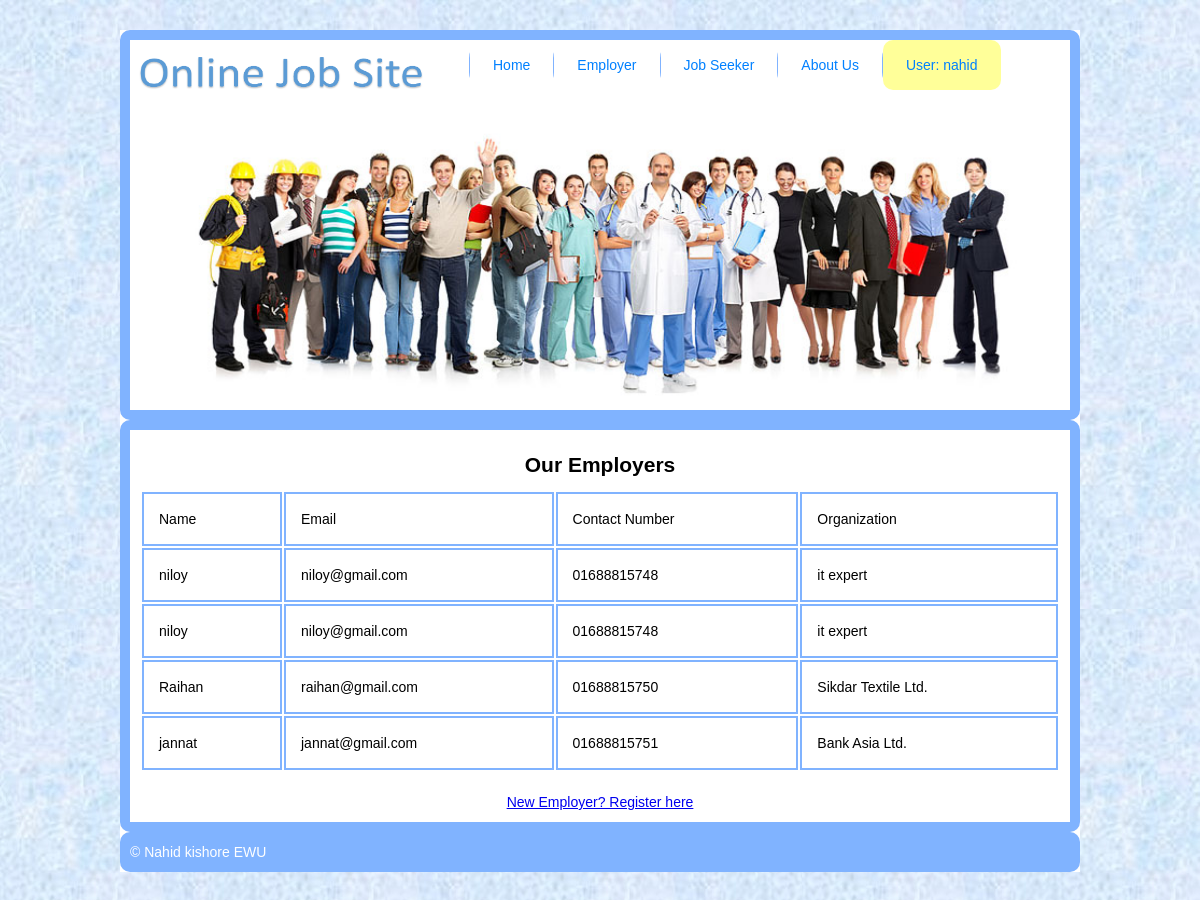
The app's page /Employer.php (signed in) with its own data.
### tables this page shows
CREATE TABLE `employer` (
  `Name` varchar(100) NOT NULL,
  `Email` varchar(100) NOT NULL,
  `ContactNo` varchar(100) NOT NULL,
  `Username` varchar(100) NOT NULL,
  `Password` varchar(100) NOT NULL,
  `Org_name` varchar(100) NOT NULL
);

### Employer.php (the view, shortened to what this page needs)
<!DOCTYPE html>
<?php
if(isset($_SESSION["Username"])){
	$userProfile=$_SESSION["Username"];
	$ut=$_SESSION["Usertype"];
	$flag=1;
}
else{
	$flag=0;
}
$conn = new mysqli("localhost", "root", "", "job");
$sql = "SELECT * FROM employer";
$result = mysqli_query($conn, $sql);
?>
<html>
<head>
	<link rel="stylesheet" type="text/css" href="all.css">
</head>
<body>
<div class="main">
	<div class="header">
		<img src="images/logo.png" width="300" height="70">
		<ul>
			<li><a href="index.php">Home</a></li>
			<li><a href="Employer.php">Employer</a></li>
			<li><a href="JobSeeker.php">Job Seeker</a></li>
			<li><a href="AboutUs.php">About Us</a></li>
			<?php
			if($flag==1){
				if($ut==1){
					echo "<li><a href='JobSeekerProfile.php' style='background: #ffff99;border-radius:10px'>User: ".$userProfile."</a></li>";
				}
				elseif ($ut==2) {
					echo "<li><a href='EmployerProfile.php' style='background: #ffff99;border-radius:10px'>User: ".$userProfile."</a></li>";
				}
				else{
					echo "<li><a href='AdministratorProfile.php' style='background: #ffff99;border-radius:10px'>User: ".$userProfile."</a></li>";
				}
			}
			else{
				echo "
				<li><a href='login.php'>Login</a></li>
				<li><a href='register.php'>Register</a></li>
				";
			}
			?>
		</ul>
		<img id="pic" src="images/bigpicture.jpg" alt="" width="960" height="300" />
	</div>
	<div class="content">
		<center><h2>Our Employers</h2></center>
		<table class="tt">
		<tr>
			<td>Name</td>
			<td>Email</td>
			<td>Contact Number</td>
			<td>Organization</td>
		</tr>
		<?php
		if ($result->num_rows > 0) {
		    while($row = $result->fetch_assoc()) {
		    	$name=$row["Name"];
		    	$email=$row["Email"];
		    	$contact=$row["ContactNo"];
		    	$address=$row["Org_name"];
		    	echo "<tr><td>$name</td><td>$email</td><td>$contact</td><td>$address</td></tr>";
		    }
		} else {
		    echo "0 results";
		}
		?>
		</table><br>
		<center><a href="EmployerReg.php">New Employer? Register here</a></center>
	</div>
	<div class="footer">&copy Nahid kishore EWU</div>
</div>
</body>
</html>

### all.css (style rules this page uses)
* { margin:0;padding:0 }
body { font-family:Arial;font-size:14px;line-height:20px;color:black;background:url(images/back.jpg); }
.main { width:960px;margin:30px auto;display:block;overflow:hidden;background: #fff; }
.header { overflow: hidden;border: 10px solid #80b3ff;border-radius: 10px }
.header img { float: left;border-right: 39px solid #fff }
.header ul { list-style:none }
.header ul li { float:left;border-left:1px solid #80b3ff;border-radius: 18px }
.header ul li a { display:block;background:#fff;color:#0080ff;padding:15px 23px;text-decoration:none }
.content { overflow: hidden;border: 10px solid #80b3ff;border-radius: 10px;padding: 10px; }
.content h2,h3,h4,p,input { padding: 15px }
.tt { width: 100%; }
.tt td { border:2px solid #80b3ff;padding: 15px; }
.footer { background:#80b3ff;color:#fff;padding:10px;border-radius: 10px }

### records on screen
employer: Name "niloy", Email "niloy@gmail.com", ContactNo "01688815748", Org_name "it expert"
employer: Name "niloy", Email "niloy@gmail.com", ContactNo "01688815748", Org_name "it expert"
employer: Name "Raihan", Email "raihan@gmail.com", ContactNo "01688815750", Org_name "Sikdar Textile Ltd."
employer: Name "jannat", Email "jannat@gmail.com", ContactNo "01688815751", Org_name "Bank Asia Ltd."

### other values on screen
$userProfile "nahid"
